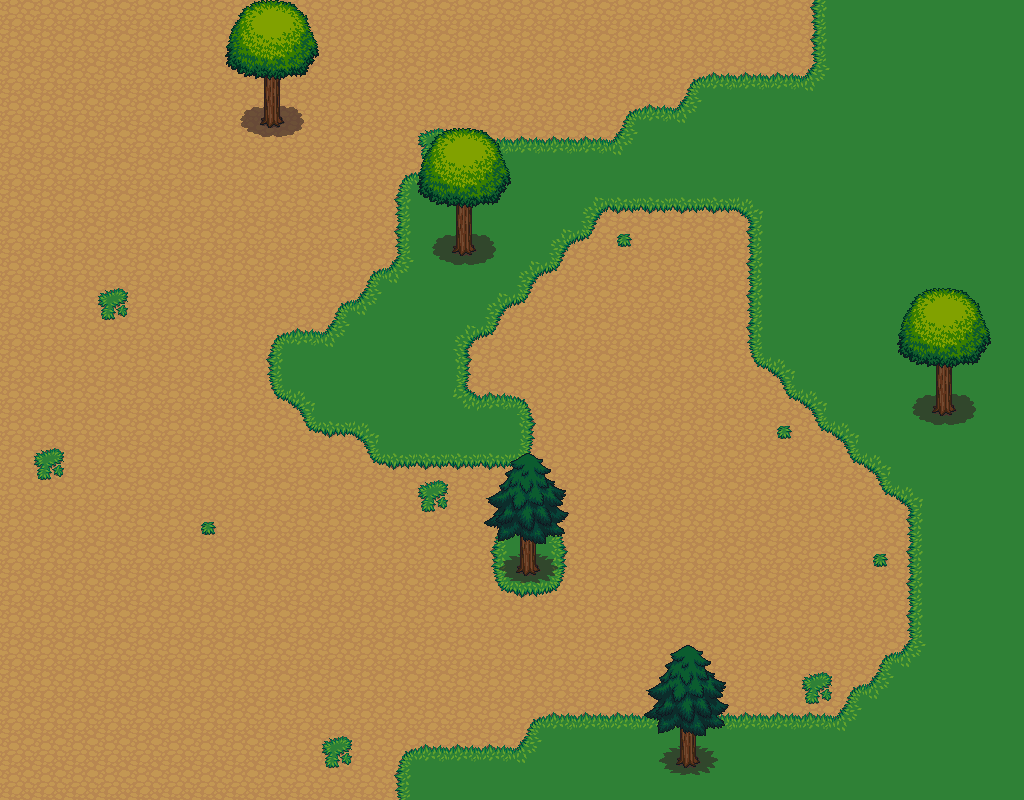

This is a level from a 2D game, rendered from its Tiled map with the project's own tilesets. A one-line summary and the map file follow, with tile-layer data summarised:
An orthogonal 32x25 tile map with 32x32 px tiles, 4 tile layers (Tile Layer 1, Tile Layer 2, Tile Layer 3, Tile Layer 4).

<map version="1.0" orientation="orthogonal" width="32" height="25" tilewidth="32" tileheight="32">
 <tileset firstgid="1" name="tileset" tilewidth="32" tileheight="32">
  <image source="res/tileset.png" width="384" height="192" />
 </tileset>
 <layer name="Tile Layer 1" width="32" height="25">
  <data>[800 cells, 800 non-empty, 1 distinct tile ids]</data>
 </layer>
 <layer name="Tile Layer 2" width="32" height="25">
  <data>[800 cells, 328 non-empty, 15 distinct tile ids]</data>
 </layer>
 <layer name="Tile Layer 3" width="32" height="25">
  <properties>
   <property name="collision" value="true" />
  </properties>
  <data>[800 cells, 45 non-empty, 18 distinct tile ids]</data>
 </layer>
 <layer name="Tile Layer 4" width="32" height="25">
  <properties>
   <property name="z_order" value="200" />
  </properties>
  <data>[800 cells, 45 non-empty, 18 distinct tile ids]</data>
 </layer>
</map>